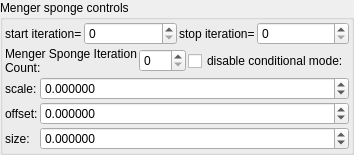
    <widget class="QGroupBox" name="groupBox_8">
     <property name="title">
      <string>Menger sponge controls</string>
     </property>
     <layout class="QVBoxLayout" name="verticalLayout_10" stretch="0,0,0">
      <property name="spacing">
       <number>2</number>
      </property>
      <property name="leftMargin">
       <number>2</number>
      </property>
      <property name="topMargin">
       <number>2</number>
      </property>
      <property name="rightMargin">
       <number>2</number>
      </property>
      <property name="bottomMargin">
       <number>2</number>
      </property>
      <item>
       <layout class="QHBoxLayout" name="horizontalLayout_7" stretch="0,1,0,1">
        <property name="topMargin">
         <number>0</number>
        </property>
        <item>
         <widget class="QLabel" name="label_80">
          <property name="text">
           <string>start iteration=</string>
          </property>
          <property name="wordWrap">
           <bool>true</bool>
          </property>
         </widget>
        </item>
        <item>
         <widget class="MySpinBox" name="spinboxInt_transf_start_iterations">
          <property name="sizePolicy">
           <sizepolicy hsizetype="Minimum" vsizetype="Maximum">
            <horstretch>0</horstretch>
            <verstretch>0</verstretch>
           </sizepolicy>
          </property>
          <property name="minimum">
           <number>0</number>
          </property>
          <property name="maximum">
           <number>999</number>
          </property>
          <property name="value">
           <number>0</number>
          </property>
         </widget>
        </item>
        <item>
         <widget class="QLabel" name="label_65">
          <property name="text">
           <string>stop iteration=</string>
          </property>
          <property name="wordWrap">
           <bool>true</bool>
          </property>
         </widget>
        </item>
        <item>
         <widget class="MySpinBox" name="spinboxInt_transf_stop_iterations">
          <property name="sizePolicy">
           <sizepolicy hsizetype="Preferred" vsizetype="Maximum">
            <horstretch>0</horstretch>
            <verstretch>0</verstretch>
           </sizepolicy>
          </property>
          <property name="maximum">
           <number>999</number>
          </property>
         </widget>
        </item>
       </layout>
      </item>
      <item>
       <layout class="QHBoxLayout" name="horizontalLayout_11" stretch="0,1,0">
        <property name="topMargin">
         <number>0</number>
        </property>
        <item>
         <widget class="QLabel" name="label_85">
          <property name="text">
           <string>Menger Sponge Iteration Count:</string>
          </property>
          <property name="wordWrap">
           <bool>true</bool>
          </property>
         </widget>
        </item>
        <item>
         <widget class="MySpinBox" name="spinboxInt_transf_int8_X">
          <property name="sizePolicy">
           <sizepolicy hsizetype="Minimum" vsizetype="Maximum">
            <horstretch>0</horstretch>
            <verstretch>0</verstretch>
           </sizepolicy>
          </property>
          <property name="font">
           <font>
            <weight>50</weight>
            <bold>false</bold>
           </font>
          </property>
          <property name="maximum">
           <number>250</number>
          </property>
         </widget>
        </item>
        <item>
         <widget class="MyCheckBox" name="checkBox_transf_function_enabledJ_false">
          <property name="text">
           <string>disable conditional mode:</string>
          </property>
         </widget>
        </item>
       </layout>
      </item>
      <item>
       <layout class="QGridLayout" name="gridLayout_17" columnstretch="0,1">
        <property name="spacing">
         <number>2</number>
        </property>
        <item row="3" column="0">
         <widget class="QLabel" name="label_15">
          <property name="text">
           <string>size:</string>
          </property>
         </widget>
        </item>
        <item row="2" column="0">
         <widget class="QLabel" name="label_14">
          <property name="text">
           <string>offset:</string>
          </property>
         </widget>
        </item>
        <item row="1" column="1">
         <widget class="MyDoubleSpinBox" name="spinbox_transf_scale_3">
          <property name="sizePolicy">
           <sizepolicy hsizetype="Minimum" vsizetype="Maximum">
            <horstretch>0</horstretch>
            <verstretch>0</verstretch>
           </sizepolicy>
          </property>
          <property name="prefix">
           <string/>
          </property>
          <property name="suffix">
           <string/>
          </property>
          <property name="decimals">
           <number>6</number>
          </property>
          <property name="minimum">
           <double>-99.998999999999995</double>
          </property>
          <property name="maximum">
           <double>99.998999999999995</double>
          </property>
          <property name="singleStep">
           <double>0.100000000000000</double>
          </property>
         </widget>
        </item>
        <item row="1" column="0">
         <widget class="QLabel" name="label_13">
          <property name="text">
           <string>scale:</string>
          </property>
         </widget>
        </item>
        <item row="2" column="1">
         <widget class="MyDoubleSpinBox" name="spinbox_transf_offset_3">
          <property name="sizePolicy">
           <sizepolicy hsizetype="Minimum" vsizetype="Maximum">
            <horstretch>0</horstretch>
            <verstretch>0</verstretch>
           </sizepolicy>
          </property>
          <property name="prefix">
           <string/>
          </property>
          <property name="suffix">
           <string/>
          </property>
          <property name="decimals">
           <number>6</number>
          </property>
          <property name="minimum">
           <double>-99.998999999999995</double>
          </property>
          <property name="maximum">
           <double>99.998999999999995</double>
          </property>
          <property name="singleStep">
           <double>0.100000000000000</double>
          </property>
         </widget>
        </item>
        <item row="3" column="1">
         <widget class="MyDoubleSpinBox" name="spinbox_transf_scale_05">
          <property name="sizePolicy">
           <sizepolicy hsizetype="Minimum" vsizetype="Maximum">
            <horstretch>0</horstretch>
            <verstretch>0</verstretch>
           </sizepolicy>
          </property>
          <property name="prefix">
           <string/>
          </property>
          <property name="suffix">
           <string/>
          </property>
          <property name="decimals">
           <number>6</number>
          </property>
          <property name="minimum">
           <double>-99.998999999999995</double>
          </property>
          <property name="maximum">
           <double>99.998999999999995</double>
          </property>
          <property name="singleStep">
           <double>0.100000000000000</double>
          </property>
         </widget>
        </item>
       </layout>
      </item>
     </layout>
    </widget>
